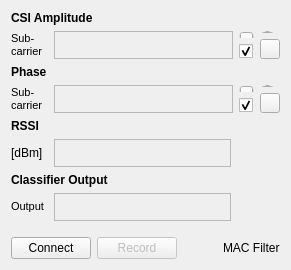
      <widget class="QWidget" name="tabCSI_2">
       <property name="sizePolicy">
        <sizepolicy hsizetype="Expanding" vsizetype="Expanding">
         <horstretch>0</horstretch>
         <verstretch>0</verstretch>
        </sizepolicy>
       </property>
       <attribute name="icon">
        <iconset resource="csiguiresources.qrc">
         <normaloff>:/icons/icons/Visualization.svg</normaloff>:/icons/icons/Visualization.svg</iconset>
       </attribute>
       <attribute name="title">
        <string>Visualization</string>
       </attribute>
       <layout class="QHBoxLayout" name="horizontalLayout_2">
        <item>
         <layout class="QVBoxLayout" name="layoutOuter">
          <item>
           <widget class="QLabel" name="labelAmplitude">
            <property name="sizePolicy">
             <sizepolicy hsizetype="Fixed" vsizetype="Fixed">
              <horstretch>0</horstretch>
              <verstretch>0</verstretch>
             </sizepolicy>
            </property>
            <property name="text">
             <string>&lt;html&gt;&lt;head/&gt;&lt;body&gt;&lt;p&gt;&lt;span style=&quot; font-weight:600;&quot;&gt;CSI Amplitude&lt;/span&gt;&lt;/p&gt;&lt;/body&gt;&lt;/html&gt;</string>
            </property>
           </widget>
          </item>
          <item>
           <layout class="QHBoxLayout" name="horizontalLayout_13">
            <item>
             <widget class="QLabel" name="labelSpacerAmplitudeLeft">
              <property name="sizePolicy">
               <sizepolicy hsizetype="Fixed" vsizetype="Fixed">
                <horstretch>0</horstretch>
                <verstretch>0</verstretch>
               </sizepolicy>
              </property>
              <property name="minimumSize">
               <size>
                <width>37</width>
                <height>28</height>
               </size>
              </property>
              <property name="maximumSize">
               <size>
                <width>37</width>
                <height>28</height>
               </size>
              </property>
              <property name="text">
               <string>&lt;html&gt;&lt;head/&gt;&lt;body&gt;&lt;p&gt;&lt;span style=&quot; font-size:8pt;&quot;&gt;Sub-&lt;br/&gt;carrier&lt;/span&gt;&lt;/p&gt;&lt;/body&gt;&lt;/html&gt;</string>
              </property>
             </widget>
            </item>
            <item>
             <widget class="QScrollArea" name="saAmplitude">
              <property name="sizePolicy">
               <sizepolicy hsizetype="Expanding" vsizetype="Ignored">
                <horstretch>0</horstretch>
                <verstretch>0</verstretch>
               </sizepolicy>
              </property>
              <property name="whatsThis">
               <string>Amplitude ofthe  CSI data</string>
              </property>
              <property name="verticalScrollBarPolicy">
               <enum>Qt::ScrollBarAlwaysOff</enum>
              </property>
              <property name="horizontalScrollBarPolicy">
               <enum>Qt::ScrollBarAsNeeded</enum>
              </property>
              <property name="widgetResizable">
               <bool>true</bool>
              </property>
              <property name="alignment">
               <set>Qt::AlignCenter</set>
              </property>
              <widget class="QWidget" name="scrollAreaWidgetContents_2">
               <property name="geometry">
                <rect>
                 <x>0</x>
                 <y>0</y>
                 <width>1155</width>
                 <height>125</height>
                </rect>
               </property>
              </widget>
             </widget>
            </item>
            <item>
             <layout class="QVBoxLayout" name="verticalLayout_13">
              <item>
               <widget class="QSlider" name="slLBAmplitude">
                <property name="sizePolicy">
                 <sizepolicy hsizetype="Fixed" vsizetype="Ignored">
                  <horstretch>0</horstretch>
                  <verstretch>0</verstretch>
                 </sizepolicy>
                </property>
                <property name="toolTip">
                 <string>Values below lowerCutoff and UpperCutoff (which are defined as a certain percentage of the min and max data) are cut off. The remaining values between them are scaled linearly. </string>
                </property>
                <property name="statusTip">
                 <string>Scale Amplitude Colors - Lower Cutoff Value</string>
                </property>
                <property name="maximum">
                 <number>1000</number>
                </property>
                <property name="pageStep">
                 <number>1</number>
                </property>
                <property name="value">
                 <number>0</number>
                </property>
                <property name="orientation">
                 <enum>Qt::Vertical</enum>
                </property>
               </widget>
              </item>
              <item>
               <widget class="QCheckBox" name="cbUpdateAmplitude">
                <property name="toolTip">
                 <string>If checked, the minimum and maximum CSI amplitudes are recored continuously, and the colors of all other CSI amplitude values are scaled according to the recorded min and max value.</string>
                </property>
                <property name="statusTip">
                 <string>Continuously update range of CSI amplitudes.</string>
                </property>
                <property name="text">
                 <string/>
                </property>
                <property name="checked">
                 <bool>true</bool>
                </property>
               </widget>
              </item>
             </layout>
            </item>
            <item>
             <layout class="QVBoxLayout" name="verticalLayout_14">
              <item>
               <widget class="QSlider" name="slUBAmplitude">
                <property name="sizePolicy">
                 <sizepolicy hsizetype="Fixed" vsizetype="Ignored">
                  <horstretch>0</horstretch>
                  <verstretch>0</verstretch>
                 </sizepolicy>
                </property>
                <property name="toolTip">
                 <string>Values below lowerCutoff and UpperCutoff (which are defined as a certain percentage of the min and max data) are cut off. The remaining values between them are scaled linearly. </string>
                </property>
                <property name="statusTip">
                 <string>Scale Amplitude Colors - Upper Cutoff Value</string>
                </property>
                <property name="maximum">
                 <number>1000</number>
                </property>
                <property name="pageStep">
                 <number>1</number>
                </property>
                <property name="value">
                 <number>1000</number>
                </property>
                <property name="orientation">
                 <enum>Qt::Vertical</enum>
                </property>
               </widget>
              </item>
              <item>
               <widget class="QPushButton" name="pbResetMaxAmplitude">
                <property name="sizePolicy">
                 <sizepolicy hsizetype="Preferred" vsizetype="Preferred">
                  <horstretch>0</horstretch>
                  <verstretch>0</verstretch>
                 </sizepolicy>
                </property>
                <property name="maximumSize">
                 <size>
                  <width>20</width>
                  <height>20</height>
                 </size>
                </property>
                <property name="toolTip">
                 <string>Will reset the recorded minimum and maximum value. These values are used to scale the colors of recieved CSI data. </string>
                </property>
                <property name="statusTip">
                 <string>Reset observed minimum and maximum CSI amplitude.</string>
                </property>
                <property name="text">
                 <string/>
                </property>
                <property name="icon">
                 <iconset resource="csiguiresources.qrc">
                  <normaloff>:/icons/icons/reload.svg</normaloff>:/icons/icons/reload.svg</iconset>
                </property>
               </widget>
              </item>
             </layout>
            </item>
           </layout>
          </item>
          <item>
           <widget class="QLabel" name="labelPhase">
            <property name="sizePolicy">
             <sizepolicy hsizetype="Fixed" vsizetype="Fixed">
              <horstretch>0</horstretch>
              <verstretch>0</verstretch>
             </sizepolicy>
            </property>
            <property name="text">
             <string>&lt;html&gt;&lt;head/&gt;&lt;body&gt;&lt;p&gt;&lt;span style=&quot; font-weight:600;&quot;&gt;Phase&lt;/span&gt;&lt;/p&gt;&lt;/body&gt;&lt;/html&gt;</string>
            </property>
           </widget>
          </item>
          <item>
           <layout class="QHBoxLayout" name="horizontalLayout_15">
            <item>
             <widget class="QLabel" name="labelSubcarrierPhase">
              <property name="sizePolicy">
               <sizepolicy hsizetype="Fixed" vsizetype="Fixed">
                <horstretch>0</horstretch>
                <verstretch>0</verstretch>
               </sizepolicy>
              </property>
              <property name="minimumSize">
               <size>
                <width>37</width>
                <height>28</height>
               </size>
              </property>
              <property name="maximumSize">
               <size>
                <width>37</width>
                <height>28</height>
               </size>
              </property>
              <property name="text">
               <string>&lt;html&gt;&lt;head/&gt;&lt;body&gt;&lt;p&gt;&lt;span style=&quot; font-size:8pt;&quot;&gt;Sub-&lt;br/&gt;carrier&lt;/span&gt;&lt;/p&gt;&lt;/body&gt;&lt;/html&gt;</string>
              </property>
             </widget>
            </item>
            <item>
             <widget class="QScrollArea" name="saPhase">
              <property name="sizePolicy">
               <sizepolicy hsizetype="Expanding" vsizetype="Ignored">
                <horstretch>0</horstretch>
                <verstretch>0</verstretch>
               </sizepolicy>
              </property>
              <property name="whatsThis">
               <string>Phase of the CSI data</string>
              </property>
              <property name="verticalScrollBarPolicy">
               <enum>Qt::ScrollBarAlwaysOff</enum>
              </property>
              <property name="horizontalScrollBarPolicy">
               <enum>Qt::ScrollBarAlwaysOff</enum>
              </property>
              <property name="widgetResizable">
               <bool>true</bool>
              </property>
              <property name="alignment">
               <set>Qt::AlignCenter</set>
              </property>
              <widget class="QWidget" name="scrollAreaWidgetContents_4">
               <property name="geometry">
                <rect>
                 <x>0</x>
                 <y>0</y>
                 <width>1155</width>
                 <height>124</height>
                </rect>
               </property>
              </widget>
             </widget>
            </item>
            <item>
             <layout class="QVBoxLayout" name="verticalLayout_15">
              <item>
               <widget class="QSlider" name="slLBPhase">
                <property name="sizePolicy">
                 <sizepolicy hsizetype="Fixed" vsizetype="Ignored">
                  <horstretch>0</horstretch>
                  <verstretch>0</verstretch>
                 </sizepolicy>
                </property>
                <property name="toolTip">
                 <string>Values below lowerCutoff and UpperCutoff (which are defined as a certain percentage of the min and max data) are cut off. The remaining values between them are scaled linearly. </string>
                </property>
                <property name="statusTip">
                 <string>Scale Phase Colors - Lower Cutoff Value</string>
                </property>
                <property name="maximum">
                 <number>1000</number>
                </property>
                <property name="pageStep">
                 <number>1</number>
                </property>
                <property name="orientation">
                 <enum>Qt::Vertical</enum>
                </property>
               </widget>
              </item>
              <item>
               <widget class="QCheckBox" name="cbUpdatePhase">
                <property name="toolTip">
                 <string>If checked, the minimum and maximum CSI phases are recored continuously, and the colors of all other received CSI phase values are scaled according to the recorded min and max value.</string>
                </property>
                <property name="text">
                 <string/>
                </property>
                <property name="checked">
                 <bool>true</bool>
                </property>
               </widget>
              </item>
             </layout>
            </item>
            <item>
             <layout class="QVBoxLayout" name="verticalLayout_16">
              <item>
               <widget class="QSlider" name="slUBPhase">
                <property name="sizePolicy">
                 <sizepolicy hsizetype="Fixed" vsizetype="Ignored">
                  <horstretch>0</horstretch>
                  <verstretch>0</verstretch>
                 </sizepolicy>
                </property>
                <property name="toolTip">
                 <string>Values below lowerCutoff and UpperCutoff (which are defined as a certain percentage of the min and max data) are cut off. The remaining values between them are scaled linearly. </string>
                </property>
                <property name="statusTip">
                 <string>Scale Phase Colors - Upper Cutoff Value</string>
                </property>
                <property name="maximum">
                 <number>1000</number>
                </property>
                <property name="pageStep">
                 <number>1</number>
                </property>
                <property name="value">
                 <number>1000</number>
                </property>
                <property name="sliderPosition">
                 <number>1000</number>
                </property>
                <property name="orientation">
                 <enum>Qt::Vertical</enum>
                </property>
               </widget>
              </item>
              <item>
               <widget class="QPushButton" name="pbResetMaxPhase">
                <property name="sizePolicy">
                 <sizepolicy hsizetype="Preferred" vsizetype="Preferred">
                  <horstretch>0</horstretch>
                  <verstretch>0</verstretch>
                 </sizepolicy>
                </property>
                <property name="maximumSize">
                 <size>
                  <width>20</width>
                  <height>20</height>
                 </size>
                </property>
                <property name="toolTip">
                 <string>Will reset the recorded minimum and maximum CSI phase. These values are used to scale the colors of recieved CSI  phase data. </string>
                </property>
                <property name="statusTip">
                 <string>Reset observed minimum and maximum CSI amplitude.</string>
                </property>
                <property name="text">
                 <string/>
                </property>
                <property name="icon">
                 <iconset resource="csiguiresources.qrc">
                  <normaloff>:/icons/icons/reload.svg</normaloff>:/icons/icons/reload.svg</iconset>
                </property>
               </widget>
              </item>
             </layout>
            </item>
           </layout>
          </item>
          <item>
           <layout class="QVBoxLayout" name="layoutRSSI">
            <item>
             <widget class="QLabel" name="labelRSSI">
              <property name="sizePolicy">
               <sizepolicy hsizetype="Fixed" vsizetype="Fixed">
                <horstretch>0</horstretch>
                <verstretch>0</verstretch>
               </sizepolicy>
              </property>
              <property name="text">
               <string>&lt;html&gt;&lt;head/&gt;&lt;body&gt;&lt;p&gt;&lt;span style=&quot; font-weight:600;&quot;&gt;RSSI&lt;/span&gt;&lt;/p&gt;&lt;/body&gt;&lt;/html&gt;</string>
              </property>
             </widget>
            </item>
            <item>
             <layout class="QHBoxLayout" name="horizontalLayout">
              <item>
               <widget class="QLabel" name="labelPlaceholderRSSILeft">
                <property name="minimumSize">
                 <size>
                  <width>37</width>
                  <height>28</height>
                 </size>
                </property>
                <property name="maximumSize">
                 <size>
                  <width>43</width>
                  <height>16777215</height>
                 </size>
                </property>
                <property name="text">
                 <string>[dBm]</string>
                </property>
               </widget>
              </item>
              <item>
               <widget class="QScrollArea" name="saRSSI">
                <property name="sizePolicy">
                 <sizepolicy hsizetype="Expanding" vsizetype="Ignored">
                  <horstretch>0</horstretch>
                  <verstretch>0</verstretch>
                 </sizepolicy>
                </property>
                <property name="whatsThis">
                 <string>RSSI of the CSI data</string>
                </property>
                <property name="horizontalScrollBarPolicy">
                 <enum>Qt::ScrollBarAlwaysOff</enum>
                </property>
                <property name="widgetResizable">
                 <bool>true</bool>
                </property>
                <property name="alignment">
                 <set>Qt::AlignCenter</set>
                </property>
                <widget class="QWidget" name="scrollAreaWidgetContents">
                 <property name="geometry">
                  <rect>
                   <x>0</x>
                   <y>0</y>
                   <width>1159</width>
                   <height>101</height>
                  </rect>
                 </property>
                </widget>
               </widget>
              </item>
              <item>
               <widget class="QLabel" name="labelPlaceholderRSSIRight">
                <property name="minimumSize">
                 <size>
                  <width>43</width>
                  <height>0</height>
                 </size>
                </property>
                <property name="maximumSize">
                 <size>
                  <width>43</width>
                  <height>16777215</height>
                 </size>
                </property>
                <property name="text">
                 <string/>
                </property>
               </widget>
              </item>
             </layout>
            </item>
           </layout>
          </item>
          <item>
           <widget class="QLabel" name="labelClassif">
            <property name="sizePolicy">
             <sizepolicy hsizetype="Fixed" vsizetype="Fixed">
              <horstretch>0</horstretch>
              <verstretch>0</verstretch>
             </sizepolicy>
            </property>
            <property name="text">
             <string>&lt;html&gt;&lt;head/&gt;&lt;body&gt;&lt;p&gt;&lt;span style=&quot; font-weight:600;&quot;&gt;Classifier Output&lt;/span&gt;&lt;/p&gt;&lt;/body&gt;&lt;/html&gt;</string>
            </property>
           </widget>
          </item>
          <item>
           <layout class="QHBoxLayout" name="horizontalLayout_16">
            <item>
             <widget class="QLabel" name="labelClassifOutput">
              <property name="minimumSize">
               <size>
                <width>37</width>
                <height>28</height>
               </size>
              </property>
              <property name="maximumSize">
               <size>
                <width>37</width>
                <height>28</height>
               </size>
              </property>
              <property name="text">
               <string>&lt;html&gt;&lt;head/&gt;&lt;body&gt;&lt;p&gt;&lt;span style=&quot; font-size:8pt;&quot;&gt;Output&lt;/span&gt;&lt;/p&gt;&lt;/body&gt;&lt;/html&gt;</string>
              </property>
             </widget>
            </item>
            <item>
             <widget class="QScrollArea" name="saClassif">
              <property name="sizePolicy">
               <sizepolicy hsizetype="Expanding" vsizetype="Ignored">
                <horstretch>0</horstretch>
                <verstretch>0</verstretch>
               </sizepolicy>
              </property>
              <property name="whatsThis">
               <string>Output of a classifier using live export</string>
              </property>
              <property name="verticalScrollBarPolicy">
               <enum>Qt::ScrollBarAlwaysOff</enum>
              </property>
              <property name="horizontalScrollBarPolicy">
               <enum>Qt::ScrollBarAlwaysOff</enum>
              </property>
              <property name="widgetResizable">
               <bool>true</bool>
              </property>
              <property name="alignment">
               <set>Qt::AlignCenter</set>
              </property>
              <widget class="QWidget" name="scrollAreaWidgetContents_5">
               <property name="geometry">
                <rect>
                 <x>0</x>
                 <y>0</y>
                 <width>1161</width>
                 <height>124</height>
                </rect>
               </property>
              </widget>
             </widget>
            </item>
            <item>
             <widget class="QLabel" name="labelClassifSpacer">
              <property name="minimumSize">
               <size>
                <width>43</width>
                <height>0</height>
               </size>
              </property>
              <property name="maximumSize">
               <size>
                <width>43</width>
                <height>16777215</height>
               </size>
              </property>
              <property name="text">
               <string/>
              </property>
             </widget>
            </item>
           </layout>
          </item>
          <item>
           <layout class="QHBoxLayout" name="buttonBarLayout">
            <property name="sizeConstraint">
             <enum>QLayout::SetMinAndMaxSize</enum>
            </property>
            <property name="topMargin">
             <number>10</number>
            </property>
            <item>
             <widget class="QPushButton" name="pbConnect">
              <property name="statusTip">
               <string>Connect to CSI Server/Raspberry Pi</string>
              </property>
              <property name="whatsThis">
               <string>Connect to CSI Server/Raspberry Pi</string>
              </property>
              <property name="text">
               <string>Connect</string>
              </property>
              <property name="icon">
               <iconset>
                <normaloff>icons/connect.png</normaloff>icons/connect.png</iconset>
              </property>
             </widget>
            </item>
            <item>
             <widget class="QPushButton" name="pbRecord">
              <property name="enabled">
               <bool>false</bool>
              </property>
              <property name="toolTip">
               <string>Write data to CSV  file. The filename usually contains the current time and is announced on the console.</string>
              </property>
              <property name="statusTip">
               <string>Write data to CSV  file. The filename usually contains the current time and is announced on the console.</string>
              </property>
              <property name="whatsThis">
               <string>Write data to CSV  file. The filename contains the current time and is announced on the console.</string>
              </property>
              <property name="text">
               <string>Record</string>
              </property>
              <property name="icon">
               <iconset>
                <normaloff>icons/record.svg</normaloff>icons/record.svg</iconset>
              </property>
              <property name="checkable">
               <bool>true</bool>
              </property>
              <property name="default">
               <bool>false</bool>
              </property>
             </widget>
            </item>
            <item>
             <spacer name="horizontalSpacer_5">
              <property name="orientation">
               <enum>Qt::Horizontal</enum>
              </property>
              <property name="sizeType">
               <enum>QSizePolicy::Expanding</enum>
              </property>
              <property name="sizeHint" stdset="0">
               <size>
                <width>40</width>
                <height>0</height>
               </size>
              </property>
             </spacer>
            </item>
            <item>
             <widget class="QLabel" name="label_5">
              <property name="sizePolicy">
               <sizepolicy hsizetype="Preferred" vsizetype="Fixed">
                <horstretch>0</horstretch>
                <verstretch>0</verstretch>
               </sizepolicy>
              </property>
              <property name="statusTip">
               <string>Filter for certain MAC addresses only</string>
              </property>
              <property name="text">
               <string>MAC Filter</string>
              </property>
             </widget>
            </item>
           </layout>
          </item>
         </layout>
        </item>
       </layout>
      </widget>
